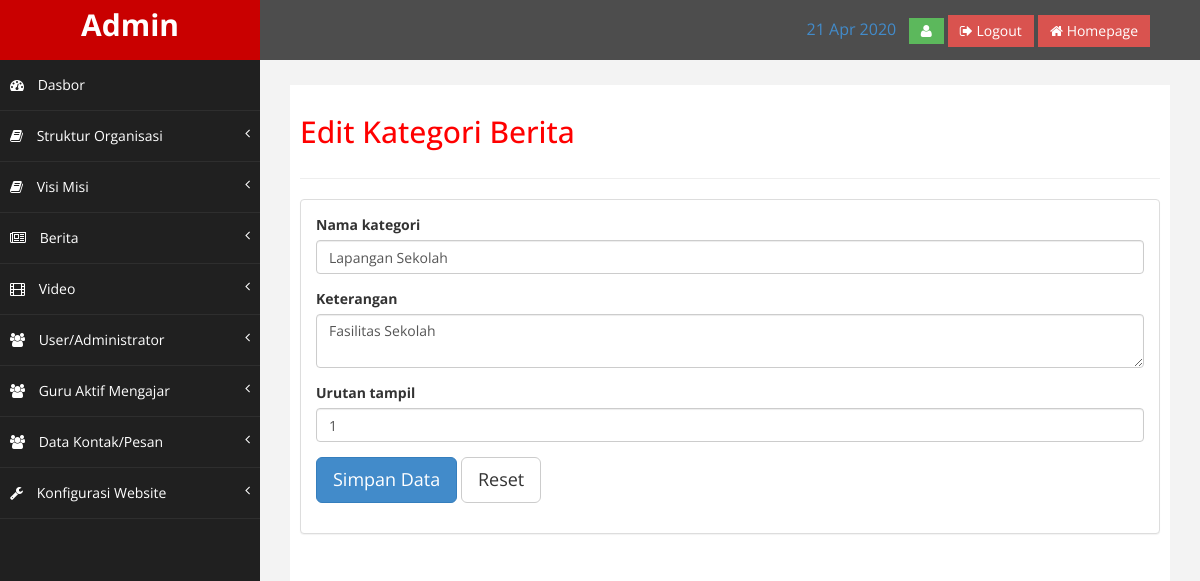
Screenshot of /admin/kategori_berita/edit/3 with the database file from the repository.
### tables this page shows
CREATE TABLE `kategori_berita`  (
  `id_kategori_berita` int(11) NOT NULL AUTO_INCREMENT,
  `slug_kategori_berita` varchar(255) NOT NULL,
  `nama_kategori_berita` varchar(255) NOT NULL,
  `keterangan` text NULL,
  `urutan` int(11) NULL DEFAULT NULL,
  PRIMARY KEY (`id_kategori_berita`) USING BTREE
);

### application/models/Kategori_berita_model.php (called while the page is built, shortened)
<?php
class Kategori_berita_model extends CI_Model
{
	public function detail($id_kategori_berita)
	{
		$query = $this->db->get_where('kategori_berita', array('id_kategori_berita'  => $id_kategori_berita));
		return $query->row();
	}
}

### application/controllers/admin/Kategori_berita.php (called while the page is built, shortened)
<?php
class Kategori_berita extends CI_Controller
{
	public function __construct()
	{
		$this->load->model('kategori_berita_model');
	}
	public function edit($id_kategori_berita)
	{
		$kategori_berita = $this->kategori_berita_model->detail($id_kategori_berita);
		$this->form_validation->set_rules(
			'nama_kategori_berita',
			'Nama kategori',
			'required',
			array('required'	=> 'Nama kategori berita harus diisi')
		);
		if ($this->form_validation->run() === FALSE) {
			$data = array(
				'title'				=> 'Edit Kategori Berita',
				'kategori_berita'	=> $kategori_berita,
				'isi'				=> 'admin/kategori_berita/edit'
			);
			$this->load->view('admin/layout/wrapper', $data);
		}
	}
}

### index.php (called while the page is built, shortened)
<?php
require_once BASEPATH.'core/CodeIgniter.php';

### application/views/admin/layout/content.php (called while the page is built)
<?php
if ($isi) {
	$this->load->view($isi);
}

### application/views/admin/layout/wrapper.php (called while the page is built)
<?php
require_once('head.php');
require_once('header.php');
require_once('nav.php');
require_once('content.php');
require_once('footer.php');

### application/views/admin/kategori_berita/edit.php (the view, shortened to what this page needs)
<?php
	echo form_open(base_url('admin/kategori_berita/edit/' . $kategori_berita->id_kategori_berita));
	?>
	<div class="form-group">
		<label>Nama kategori</label>
		<input type="text" name="nama_kategori_berita" placeholder="Nama kategori berita" value="<?php echo $kategori_berita->nama_kategori_berita ?>" required class="form-control">
	</div>
	<div class="form-group">
		<label>Keterangan</label>
		<textarea name="keterangan" class="form-control" placeholder="Keterangan"><?php echo $kategori_berita->keterangan ?></textarea>
	</div>
	<div class="form-group">
		<label>Urutan tampil</label>
		<input type="number" name="urutan" placeholder="Urutan tampil" value="<?php echo $kategori_berita->urutan ?>" required class="form-control">
	</div>
	<div class="form-group">
		<input type="submit" name="submit" value="Simpan Data" class="btn btn-primary btn-lg">
		<input type="reset" name="reset" value="Reset" class="btn btn-default btn-lg">
	</div>
<?php echo form_close() ?>

### assets/admin/assets/css/custom.css (style rules this page uses)
body { font-family: 'Open Sans', sans-serif; }

### rows the page displays
kategori_berita: nama_kategori_berita "Lapangan Sekolah", keterangan "Fasilitas Sekolah", urutan "1"

### other values shown
$title "Edit Kategori Berita"
